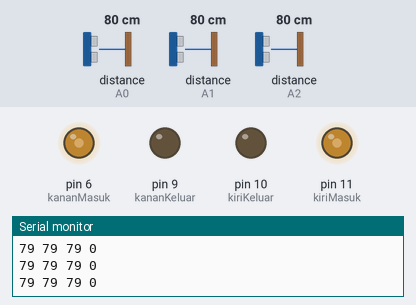
Recording of a sketch running on a simulated Arduino Uno, built with avr-gcc and run on an emulated ATmega328P. Shown: output pins drawn as LEDs (lit = HIGH), the last lines printed to the serial monitor. Wiring (inferred from the names in the program): 3 × ultrasonic range finder: trigger pin 3, echo A2 / trigger pin 5, echo A1 / trigger A3, echo A0. Dashed ring = blinking. Inputs (shaded band) come from the test bench; at power-on: distance to the obstacle (sensors on A1, A0, A2) 80 cm. The echo pulse lasts 58.3 µs per cm; pins used as bus, display or sensor lines are not drawn.

Above: at 1.2 s.
1.3 s: distance to the obstacle (sensor on A1) set to 2 cm
At 1.56 s:
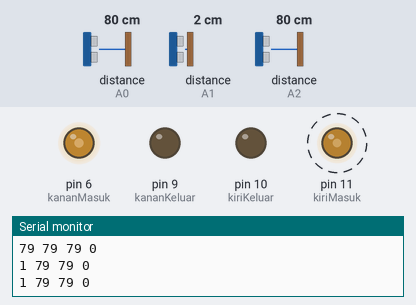
4.3 s: distance to the obstacle (sensor on A0) set to 29 cm
7.3 s: distance to the obstacle (sensor on A0) set to 24 cm
At 7.53 s:
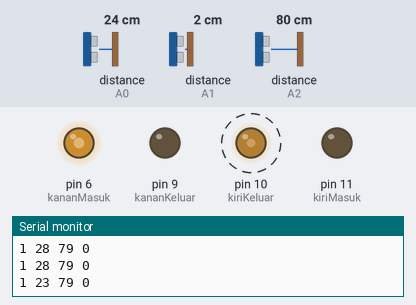
10.3 s: distance to the obstacle (sensor on A2) set to 2 cm
At 11.1 s:
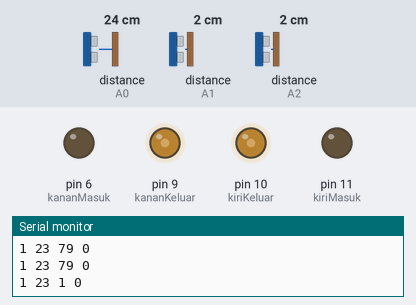
13.3 s: distance to the obstacle (sensor on A1) set to 4 cm
16.3 s: distance to the obstacle (sensor on A1) set to 250 cm
At 16.78 s:
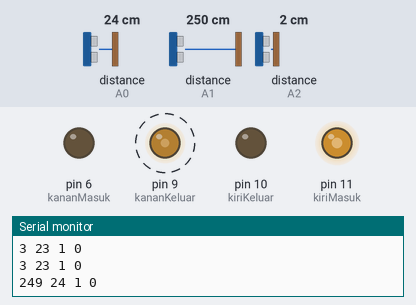
Timing chart, 0 to 20.3 s (numbered marks = the images above; inputs shaded):
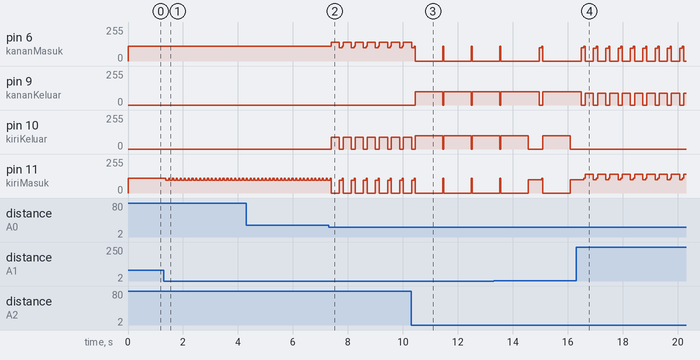

The sketch:

mobilantitabrak2.ino
```cpp
const int trigerDepan = A3;
const int trigerKanan = 5;
const int trigerKiri = 3;


const int echoDepan = A0;
const int echoKanan = A1;
const int echoKiri = A2;


const int kananMasuk = 6;
const int kananKeluar = 9;
const int kiriMasuk = 11;
const int kiriKeluar = 10;


long durasiKanan;
long jarakKanan;
long durasiDepan;
long jarakDepan;
long durasiKiri;
long jarakKiri;


int waktu = 0;
int mundur1, mundur2, perubahanPosisi, kondisiMundur;


void setup() {
  // put your setup code here, to run once:
  pinMode(trigerDepan, OUTPUT);
  pinMode(trigerKanan, OUTPUT);
  pinMode(trigerKiri, OUTPUT);


  pinMode(echoDepan, INPUT);
  pinMode(echoKanan, INPUT);
  pinMode(echoKiri, INPUT);


  Serial.begin(9600);
}

void loop() {
  // put your main code here, to run repeatedly:
  analogWrite(kananMasuk, 110);
  analogWrite(kananKeluar, 0);
  analogWrite(kiriMasuk, 111);
  analogWrite(kiriKeluar, 0);


  digitalWrite(trigerKanan, LOW);
  delayMicroseconds(2);
  digitalWrite(trigerKanan, HIGH);
  delayMicroseconds(10);
  digitalWrite(trigerKanan, LOW);
  durasiKanan = pulseIn(echoKanan, HIGH);
  jarakKanan = (durasiKanan * 0.0343)/2;
  Serial.print(jarakKanan);
  Serial.print(" ");


  delay(10);


  digitalWrite(trigerDepan, LOW);
  delayMicroseconds(2);
  digitalWrite(trigerDepan, HIGH);
  delayMicroseconds(10);
  digitalWrite(trigerDepan, LOW);
  durasiDepan = pulseIn(echoDepan, HIGH);
  jarakDepan = (durasiDepan * 0.0343)/2;
  Serial.print(jarakDepan);
  Serial.print(" ");


  delay(10);


  digitalWrite(trigerKiri, LOW);
  delayMicroseconds(2);
  digitalWrite(trigerKiri, HIGH);
  delayMicroseconds(10);
  digitalWrite(trigerKiri, LOW);
  durasiKiri = pulseIn(echoKiri, HIGH);
  jarakKiri = (durasiKiri * 0.0343)/2;
  Serial.print(jarakKiri);
  Serial.print(" ");
  Serial.print(waktu);
  Serial.println("");


  delay(10);


  // COMMAND UNTUK MOBIL
  // COMMAND UNTUK MOBIL
  // COMMAND UNTUK MOBIL
  // COMMAND UNTUK MOBIL
  // COMMAND UNTUK MOBIL


  if (jarakDepan > 2 && jarakDepan < 25 && jarakKanan > 15 && jarakKiri > 15) {
    // BELOKKANAN
    if (jarakKanan < jarakKiri) {
      analogWrite(kananMasuk, 140);
      analogWrite(kiriKeluar, 90);
      analogWrite(kiriMasuk, 0);
      delay(500);
      analogWrite(kananMasuk, 100);
      analogWrite(kiriMasuk, 100);
      analogWrite(kiriKeluar, 0);
    }
    // BELOKKIRI
    if (jarakKanan > jarakKiri){
      analogWrite(kiriMasuk, 140);
      analogWrite(kananMasuk, 0);
      analogWrite(kananKeluar, 90);
      delay(500);
      analogWrite(kiriMasuk, 100);
      analogWrite(kananMasuk, 100);
      analogWrite(kananKeluar, 0);
    }

  }
  if(jarakDepan > 2 && jarakDepan < 25 && jarakKanan < 15 && jarakKiri < 15) {
    // MUNDUR
    analogWrite(kananMasuk, 0);
    analogWrite(kananKeluar, 100);
    analogWrite(kiriMasuk, 0);
    analogWrite(kiriKeluar, 100);
    delay(1000);
    if(jarakKanan > jarakKiri){
      // HADAPKANAN
      analogWrite(kiriMasuk, 100);
      analogWrite(kiriKeluar, 0);
      delay(400);
      analogWrite(kananMasuk, 100);
      analogWrite(kananKeluar, 0);
    }
    if(jarakKanan < jarakKiri) {
      // HADAPKIRI
      analogWrite(kananMasuk, 100);
      analogWrite(kananKeluar, 0);
      delay(400);
      analogWrite(kiriMasuk, 100);
      analogWrite(kiriKeluar, 0);
    }
  }
  if(jarakDepan > 2 && jarakDepan < 25 && jarakKanan < 15 && jarakKiri > 15) {
    analogWrite(kananMasuk, 140);
    analogWrite(kiriMasuk, 0);
    analogWrite(kiriKeluar, 90);
    delay(300);
    analogWrite(kananMasuk, 100);
    analogWrite(kiriMasuk, 100);
    analogWrite(kiriKeluar, 0);
  }
  if(jarakDepan > 2 && jarakDepan < 25 && jarakKiri < 15 && jarakKanan > 15) {
    analogWrite(kiriMasuk, 140);
    analogWrite(kananMasuk, 0);
    analogWrite(kananKeluar, 90);
    delay(300);
    analogWrite(kananMasuk, 100);
    analogWrite(kiriMasuk, 100);
    analogWrite(kananKeluar, 0);
  }
  if(jarakDepan == 2) {
    analogWrite(kananMasuk, 0);
    analogWrite(kananKeluar, 140);
    analogWrite(kiriMasuk, 0);
    analogWrite(kiriKeluar, 140);
    delay(1300);
  }
  if(jarakKanan < 10 && jarakKiri > 10) {
    analogWrite(kiriMasuk, 95);
    delay(100);
  }
  if(jarakKiri < 10 && jarakKanan > 10){
    analogWrite(kananMasuk, 95);
    delay(100);
  }
  if(jarakKiri < 15 && jarakKanan < 15){
    if(jarakKiri < jarakKanan){
      analogWrite(jarakKanan, 90);
      delay(100);
    }
    if(jarakKiri > jarakKanan){
      analogWrite(jarakKiri, 90);
      delay(100);
    }
  }
}
```

Measured:
- the behaviour switches between 26 and 25 cm on distance to the obstacle (sensor on A0) (found by bisection; images 1 and 2)
- after the input at 1.3 s, pin 11 (kiriMasuk): alternates 111/255 for 0.04 s and 95/255 for 0.10 s, starting after 0.08 s
- after the input at 7.3 s, pin 6 (kananMasuk): 110/255 → 140/255 after 0.09 s, then repeats every 0.44 s: 100/255 0.10 s, 110/255 0.04 s, 140/255 0.30 s; pin 10 (kiriKeluar): alternates 90/255 for 0.30 s and 0/255 for 0.14 s, starting after 0.09 s
- after the input at 10.3 s, pin 9 (kananKeluar): 0/255 → 100/255 after 0.15 s
- after the input at 16.3 s, pin 9 (kananKeluar): alternates 90/255 for 0.30 s and 0/255 for 0.15 s, starting after 0.33 s; pin 10 (kiriKeluar): stops changing and stays 0/255
